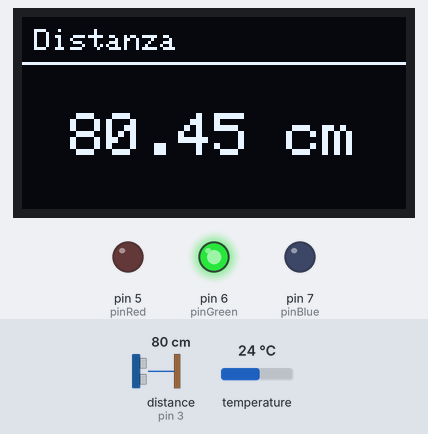
The sketch below on a simulated Arduino Uno, built with avr-gcc and run on an emulated ATmega328P. Parts: 128×64 one-colour display, output pins drawn as LEDs (lit = HIGH). Wiring (inferred from the names in the program): ultrasonic range finder: trigger pin 2; echo pin 3. The inputs (shaded band) are chosen by the test bench; at power-on: distance to the obstacle (sensor on pin 3) 80 cm, temperature 24 °C. The echo pulse lasts 58.3 µs per cm; pins used as bus, display or sensor lines are not drawn; what the sketch prints to the serial monitor is not drawn.

Above: at 1.2 s.
1.3 s: distance to the obstacle (sensor on pin 3) set to 2 cm
At 3.2 s:
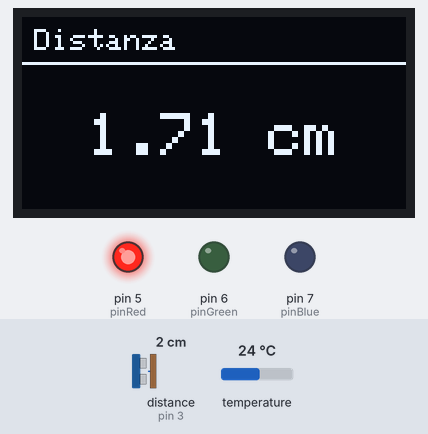
3.7 s: distance to the obstacle (sensor on pin 3) set to 23 cm
At 4.4 s:
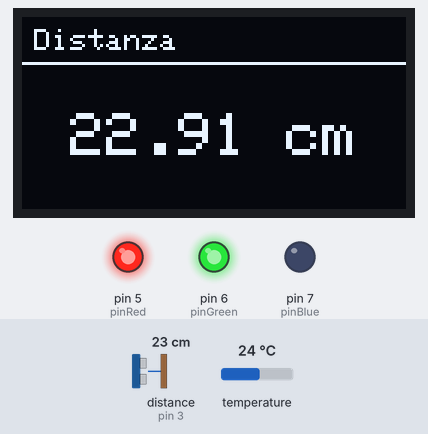
5.3 s: temperature set to 41 °C
At 5.7 s:
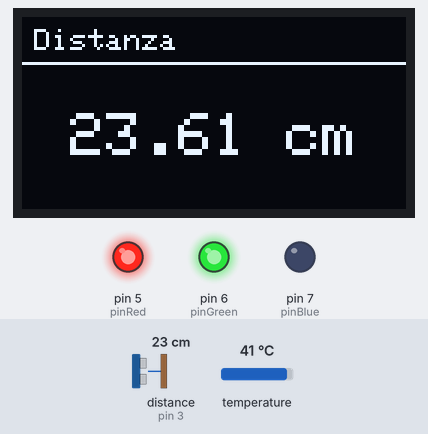
8.0 s: distance to the obstacle (sensor on pin 3) set to 35 cm
At 8.5 s:
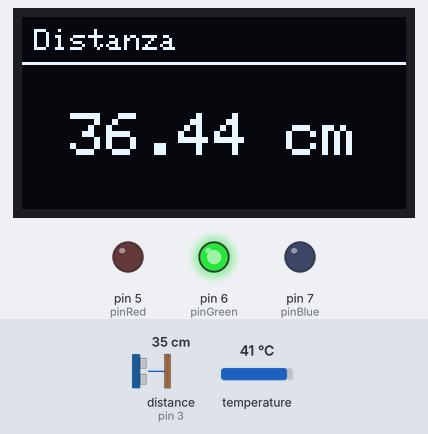
9.6 s: temperature set to 12 °C
At 10.5 s:
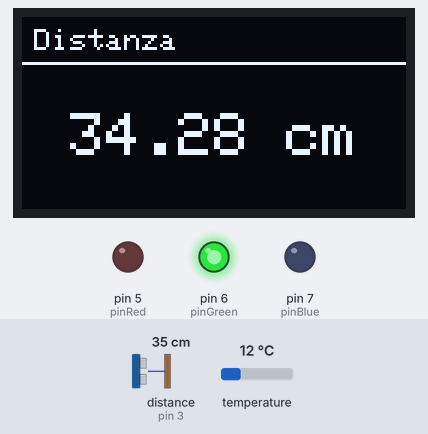
12.2 s: temperature set to 19 °C
At 13.2 s:
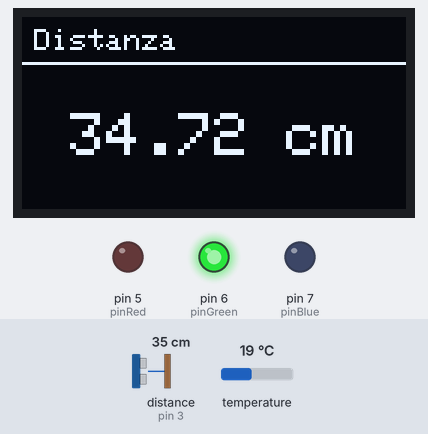
Timing chart, 0 to 15.2 s (numbered marks = the images above; inputs shaded):
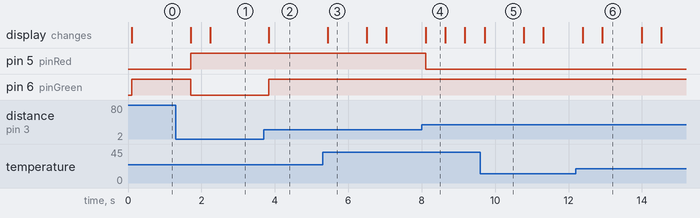

The sketch:

Progetto.ino
```cpp
#include <Adafruit_SSD1306.h>
#include <DHT_U.h>

#define OLED_I2C_ADDRESS 0x3C
#define OLED_WIDTH 128
#define OLED_HEIGHT 64
#define DHTPIN 4
#define DHTTYPE DHT11

const int pinTrigger=2;
const int pinEcho=3;
const int pinRed=5;
const int pinGreen=6;
const int pinBlue=7;

DHT_Unified dht(DHTPIN, DHTTYPE);
Adafruit_SSD1306 oled(OLED_WIDTH, OLED_HEIGHT);

void setup() {
  if (!oled.begin(SSD1306_SWITCHCAPVCC, OLED_I2C_ADDRESS)) {
    while (true);
  }
  oled.clearDisplay();
  showHeader();
  oled.display();
  pinMode(pinTrigger, OUTPUT);
  pinMode(pinEcho, INPUT);
  pinMode(pinRed, OUTPUT);
  pinMode(pinGreen, OUTPUT);
  pinMode(pinBlue, OUTPUT);
  Serial.begin(9600);
  dht.begin();
}

void loop() {
  digitalWrite(pinTrigger, LOW);
  digitalWrite(pinTrigger, HIGH);
  delayMicroseconds(10);
  digitalWrite(pinTrigger, LOW);
  float durata = pulseIn(pinEcho, HIGH);
  sensors_event_t event;
  dht.temperature().getEvent(&event);
  float x = 1 / 58.31;
  if (isnan(event.temperature)) {
    Serial.println(F("Error reading temperature!"));
  } else {
    float vs = (331.45 + (0.62 * event.temperature)) * 0.0001;
    x = vs / 2;
    Serial.println("Velocita' Suono: " + String(vs) + " T: " + String(event.temperature) + " °C");
  }
  float distanza = durata * x;
  if (durata > 38000) {
    Serial.println("> 600 cm");
    showValue("> 600 cm");
    oled.display();
  } else {
    Serial.print("Distanza: ");
    Serial.print(distanza);
    Serial.println(" cm");
    showValue(String(distanza) + " cm");
    oled.display();
  }
  setLed(distanza);
  delay(500);
}

void showHeader() {
  oled.setTextSize(1);
  oled.setTextColor(WHITE);
  oled.setCursor(4, 4);
  oled.print("Distanza");
  oled.setCursor(112, 4);
  oled.drawLine(0, 15, 128, 15, WHITE);
}

void showValue(String value) {
  oled.fillRect(0, 16, 128, 48, BLACK);
  oled.setTextSize(2);
  oled.setCursor(OLED_WIDTH / 2, OLED_HEIGHT / 2 + 8);
  printCenteredText(value);
}

void printCenteredText(String text) {
  int16_t x = 0, y = 0;
  uint16_t w = 0, h = 0;
  int16_t cursorX = oled.getCursorX();
  int16_t cursorY = oled.getCursorY();
  oled.getTextBounds(text, 0, 0, &x, &y, &w, &h);
  oled.setCursor(cursorX - x - w / 2, cursorY - y - h / 2);
  oled.print(text);
}

void setLedColor(bool red, bool green, bool blue) {
  digitalWrite(pinRed, red);
  digitalWrite(pinGreen, green);
  digitalWrite(pinBlue, blue);
}

void setLed(float distanza) {
  if (distanza < 20) {
    setLedColor(HIGH, LOW, LOW);
  } else if (distanza >= 20 && distanza <= 30) {
    setLedColor(HIGH, HIGH, LOW);
  } else {
    setLedColor(LOW, HIGH, LOW);
  }
}
```

Measured:
- after the input at 1.3 s, pin 5 (pinRed): LOW → HIGH after 0.40 s; pin 6 (pinGreen): HIGH → LOW after 0.40 s; the display: first changes after 0.40 s (image 1 shows a later state)
- after the input at 3.7 s, pin 6 (pinGreen): LOW → HIGH after 0.13 s; the display: changes after 0.13 s (image 2)
- after the input at 5.3 s, the display: changes after 0.14 s (image 3)
- after the input at 8.0 s, pin 5 (pinRed): HIGH → LOW after 0.11 s; the display: changes after 0.11 s (image 4)
- after the input at 9.6 s, the display: changes after 0.11 s (image 5)
- after the input at 12.2 s, the display: first changes after 0.19 s (image 6 shows a later state)
- what the display in image 3 shows lasts 1.1 s, from 5.4 s to 6.5 s
